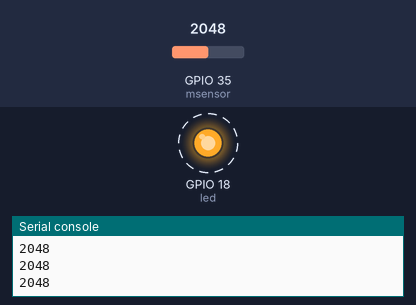
This program was run on a simulated ESP32 board running MicroPython. Shown: output pins drawn as LEDs (lit = HIGH), the last lines printed to the serial console. Dashed ring = blinking. The test bench sets the inputs (shaded band); at power-on: GPIO 35 (msensor) = 2048 (analog values on the 0–4095 scale).

Above: at 1.2 s.
1.3 s: GPIO 35 (msensor) set to 547
4.3 s: GPIO 35 (msensor) set to 450
At 5.1 s:
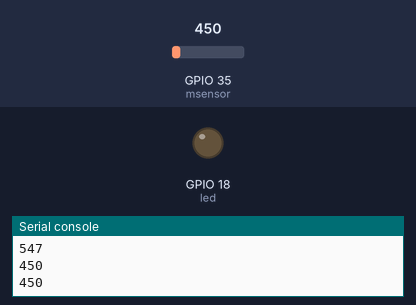
6.0 s: GPIO 35 (msensor) set to 4095
At 7.2 s:
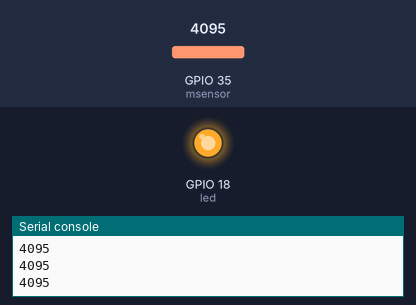
7.5 s: GPIO 35 (msensor) set to 3956
At 8.4 s:
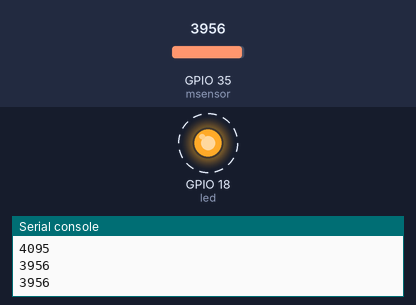
Timing chart, 0 to 11.5 s (numbered marks = the images above; inputs shaded):
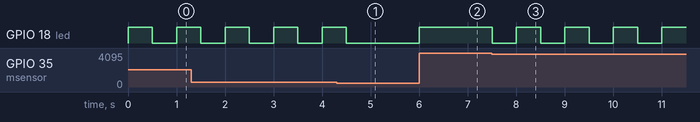

The program:

0416_moisture.py
```python
from machine import Pin, ADC
from time import sleep

msensor = ADC(Pin(35))
msensor.atten(ADC.ATTN_11DB)
led = Pin(18, Pin.OUT)

EMPTY = 500
FULL = 4000

while True:
    val = msensor.read()
    print(val)

    if val < EMPTY:
        led.value(0)
    elif EMPTY <= val and val < FULL:
        led.value(not led.value())
    else:
        led.value(1)

    sleep(0.5)
```

Measured:
- the behaviour switches between 500 and 499 on GPIO 35 (msensor) (found by bisection; images 0 and 1)
- the behaviour switches between 4000 and 3999 on GPIO 35 (msensor) (found by bisection; images 2 and 3)
- after the input at 4.3 s, GPIO 18 (led): goes on until 4.5 s, then stays LOW
- after the input at 6.0 s, GPIO 18 (led): LOW → HIGH at once
- after the input at 7.5 s, GPIO 18 (led): alternates HIGH for 0.50 s and LOW for 0.50 s, starting at once
- by itself, GPIO 18 (led): alternates HIGH for 0.50 s and LOW for 0.50 s
